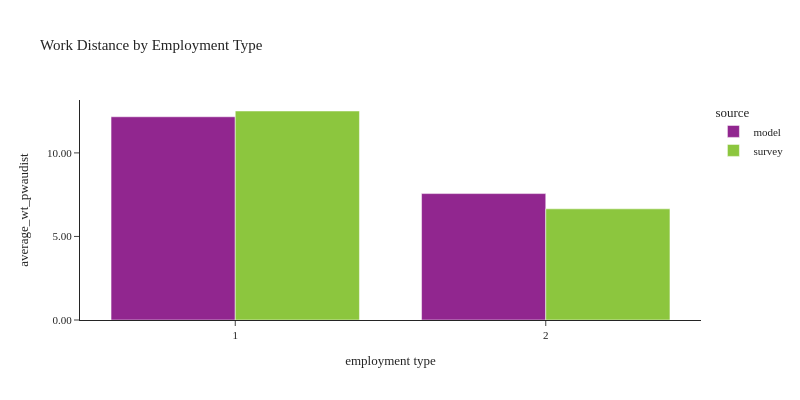

Write notebook code for a chart like this one.
### Code cell
plot_work_location(df_workers, 'pwtyp', 'Employment Type', 'employment type')

### Figure 1 — Plotly figure (JSON) as saved in the notebook; plotly's stock layout.template omitted (floating-point values rounded to 4 significant figures)
{"data": [{"alignmentgroup": "True", "customdata": [[1786229], [436830]], "hovertemplate": "source=model<br>pwtyp=%{x}<br>average_wt_pwaudist=%{y}<br>sample count=%{customdata[0]}<extra></extra>", "legendgroup": "model", "marker": {"color": "#91268F", "pattern": {"shape": ""}}, "name": "model", "offsetgroup": "model", "orientation": "v", "showlegend": true, "textposition": "auto", "type": "bar", "x": [1, 2], "xaxis": "x", "y": [12.16, 7.565], "yaxis": "y"}, {"alignmentgroup": "True", "customdata": [[2335], [488]], "hovertemplate": "source=survey<br>pwtyp=%{x}<br>average_wt_pwaudist=%{y}<br>sample count=%{customdata[0]}<extra></extra>", "legendgroup": "survey", "marker": {"color": "#8CC63E", "pattern": {"shape": ""}}, "name": "survey", "offsetgroup": "survey", "orientation": "v", "showlegend": true, "textposition": "auto", "type": "bar", "x": [1, 2], "xaxis": "x", "y": [12.51, 6.652], "yaxis": "y"}], "layout": {"barmode": "group", "font": {"size": 11}, "height": 400, "legend": {"title": {"text": "source"}, "tracegroupgap": 0}, "title": {"text": "Work Distance by Employment Type"}, "width": 800, "xaxis": {"anchor": "y", "domain": [0.0, 1.0], "title": {"text": "employment type"}}, "yaxis": {"anchor": "x", "domain": [0.0, 1.0], "tickformat": ".2f", "title": {"text": "average_wt_pwaudist"}}}}
